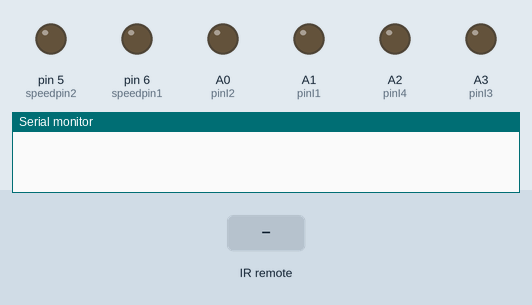
Simulated run of this sketch. Board: Arduino Uno, built with avr-gcc and run on an emulated ATmega328P. On the bench: output pins drawn as LEDs (lit = HIGH), the last lines printed to the serial monitor. The test bench sets the inputs (shaded band).

Above: at 1.2 s.
1.3 s: infrared code 0xFF629D received
At 2.4 s:
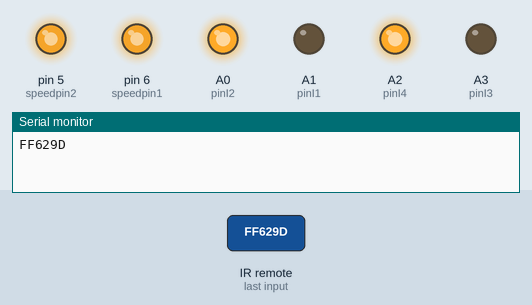
2.8 s: infrared code 0xFFA857 received
At 3.6 s:
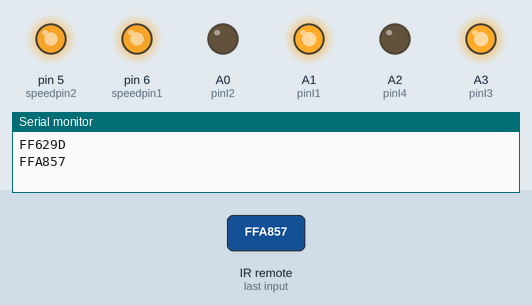
4.3 s: infrared code 0xFF02FD received
At 4.8 s:
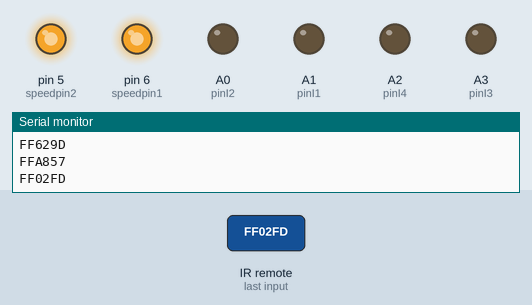
5.8 s: infrared code 0xFF22DD received
At 7.0 s:
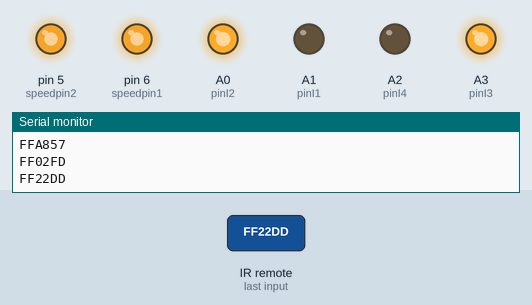
7.3 s: infrared code 0xFFC23D received
At 8.5 s:
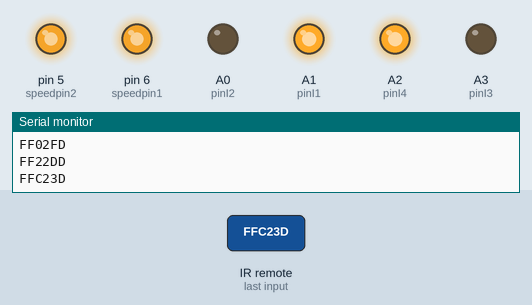
Timing chart, 0 to 9.8 s (numbered marks = the images above; inputs shaded):
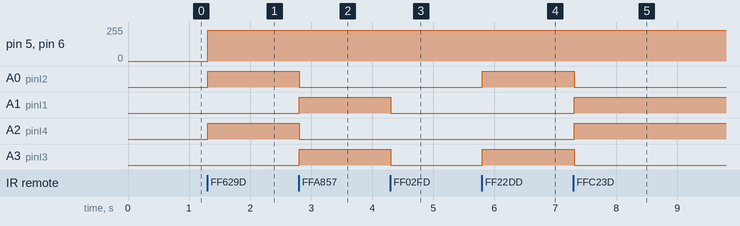

Measured:
- after the input at 1.3 s, pin 5 (speedpin2), pin 6 (speedpin1): 0/255 → 232/255 at once; A0 (pinI2), A2 (pinI4): LOW → HIGH at once
- after the input at 2.8 s, A0 (pinI2), A2 (pinI4): HIGH → LOW at once; A1 (pinI1), A3 (pinI3): LOW → HIGH at once
- after the input at 4.3 s, A1 (pinI1), A3 (pinI3): HIGH → LOW at once
- after the input at 5.8 s, A0 (pinI2), A3 (pinI3): LOW → HIGH at once
- after the input at 7.3 s, A0 (pinI2), A3 (pinI3): HIGH → LOW at once; A1 (pinI1), A2 (pinI4): LOW → HIGH at once

The sketch:

Simple_control_system.ino
```cpp
#include <IRremote.h>
int receiverpin = 11;//Define the infrared receiving signal pin
int pinI1=A1;//Define I1 interface
int pinI2=A0;//Define I2 interface
int speedpin1=6;//The definition of EA (PWM speed control) interface
int pinI3=A3;//Define the I3 interface
int pinI4=A2;//Define the I4 interface
int speedpin2=5;//The definition of EB (PWM speed control) interface


#define ADVAN   0xFF629D   //The remote control >> key 7 forward
#define BAC     0xFFA857   //The remote control << key 8 back
#define STO     0xFF02FD   //The remote control > | key 6 stop
#define left    0xFF22DD  //The remote control - key 5
#define right   0xFFC23D   //The remote control + key 4
IRrecv irrecv(receiverpin);//Initialize the
decode_results results;//Define the type of structure

void setup()
{
  Serial.begin(9600);
  irrecv.enableIRIn();// Begin to receive
   pinMode(pinI1,OUTPUT);//Define the interface for the output interface
   pinMode(pinI2,OUTPUT);
   pinMode(speedpin1,OUTPUT);
   pinMode(pinI3,OUTPUT);//Define the interface for the output interface
   pinMode(pinI4,OUTPUT);
   pinMode(speedpin2,OUTPUT);
   pinMode(receiverpin,INPUT);

   irrecv.enableIRIn();// Begin to receive
}

void loop()
{
    if (irrecv.decode(&results))
    {
       Serial.println(results.value, HEX);
      switch(results.value)
      {
      case ADVAN://> > key forward
        goForward(1000);
        break;
      case BAC://< < key back
        goBackward(1000);
        break;
         case left://<< turn left key
        goLeft(1000);
        break;
         case right://>> key right
        goRight(1000);
        break;
      case STO://> | key to stop
        stopa();
        break;
     default:
        delay(100);
        Serial.println(results.value);
      }
      irrecv.resume(); // To receive the next value
    }
    delay(100);
}

void goForward(int a)//go
{
analogWrite(speedpin1,a);//Input analog value set speed
analogWrite(speedpin2,a);//Input analog value set speed
digitalWrite(pinI1,LOW);//I1 output low level
digitalWrite(pinI2,HIGH);//I2 output high level
digitalWrite(pinI3,LOW);//I3 output low level
digitalWrite(pinI4,HIGH);//I4 output high level
delay(100);//Delay time 100 milliseconds

}

void goBackward(int b)//back
{
analogWrite(speedpin1,b);
analogWrite(speedpin2,b);
digitalWrite(pinI1,HIGH);
digitalWrite(pinI2,LOW);
digitalWrite(pinI3,HIGH);
digitalWrite(pinI4,LOW);
delay(100);
}
void goLeft(int c)//Left
{
analogWrite(speedpin1,c);
analogWrite(speedpin2,c);
digitalWrite(pinI1,LOW);
digitalWrite(pinI2,HIGH);
digitalWrite(pinI3,HIGH);
digitalWrite(pinI4,LOW);
delay(100);
}
void goRight(int d)//Right
{
analogWrite(speedpin1,d);
analogWrite(speedpin2,d);
digitalWrite(pinI1,HIGH);
digitalWrite(pinI2,LOW);
digitalWrite(pinI3,LOW);
digitalWrite(pinI4,HIGH);
delay(100);
}

void stopa()//stop
{
digitalWrite(pinI1,LOW);
digitalWrite(pinI2,LOW);
digitalWrite(pinI3,LOW);
digitalWrite(pinI4,LOW);
delay(100);
}
```
